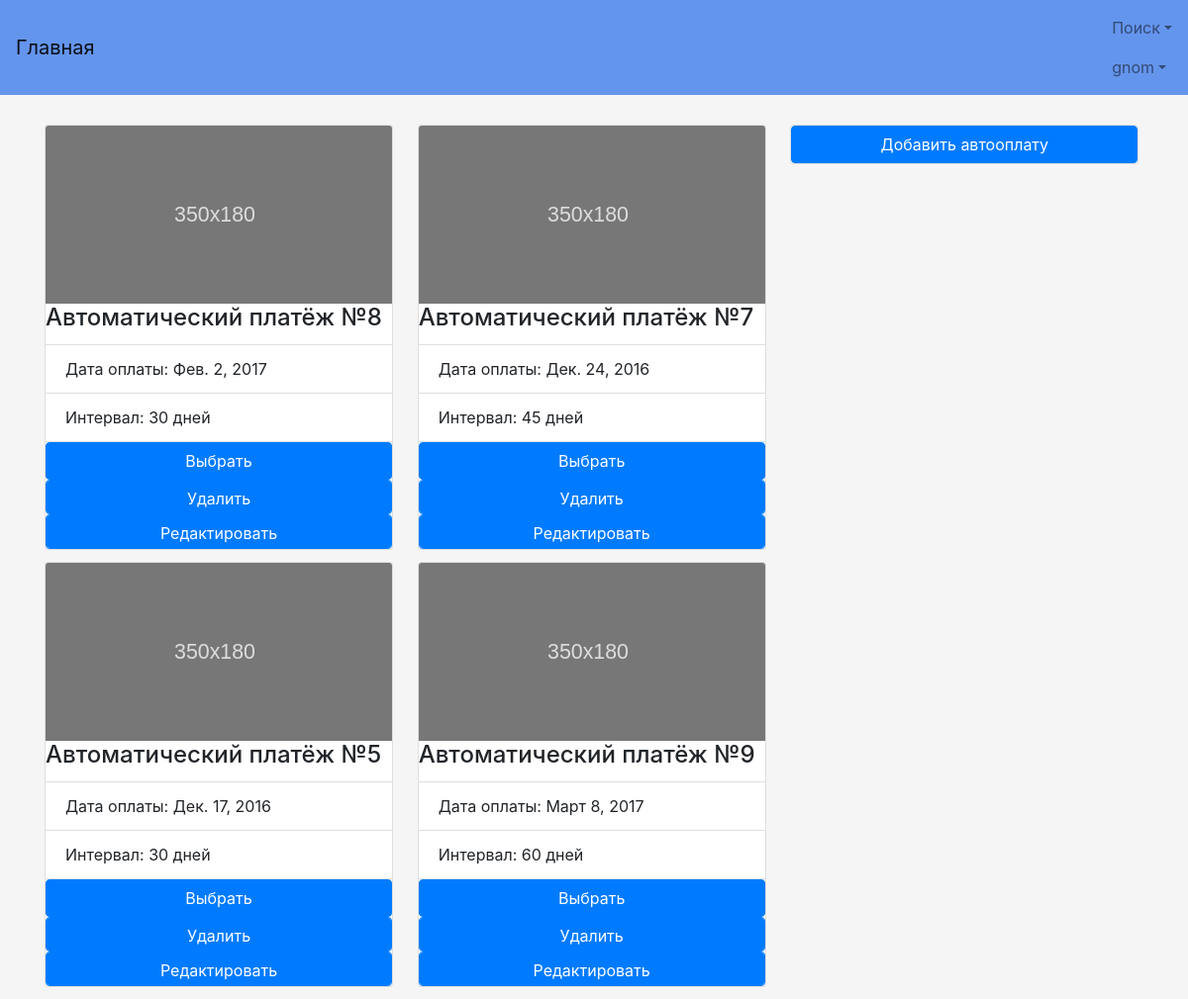
/profile/auto_payment (signed in), run on an earlier commit of the app's database.
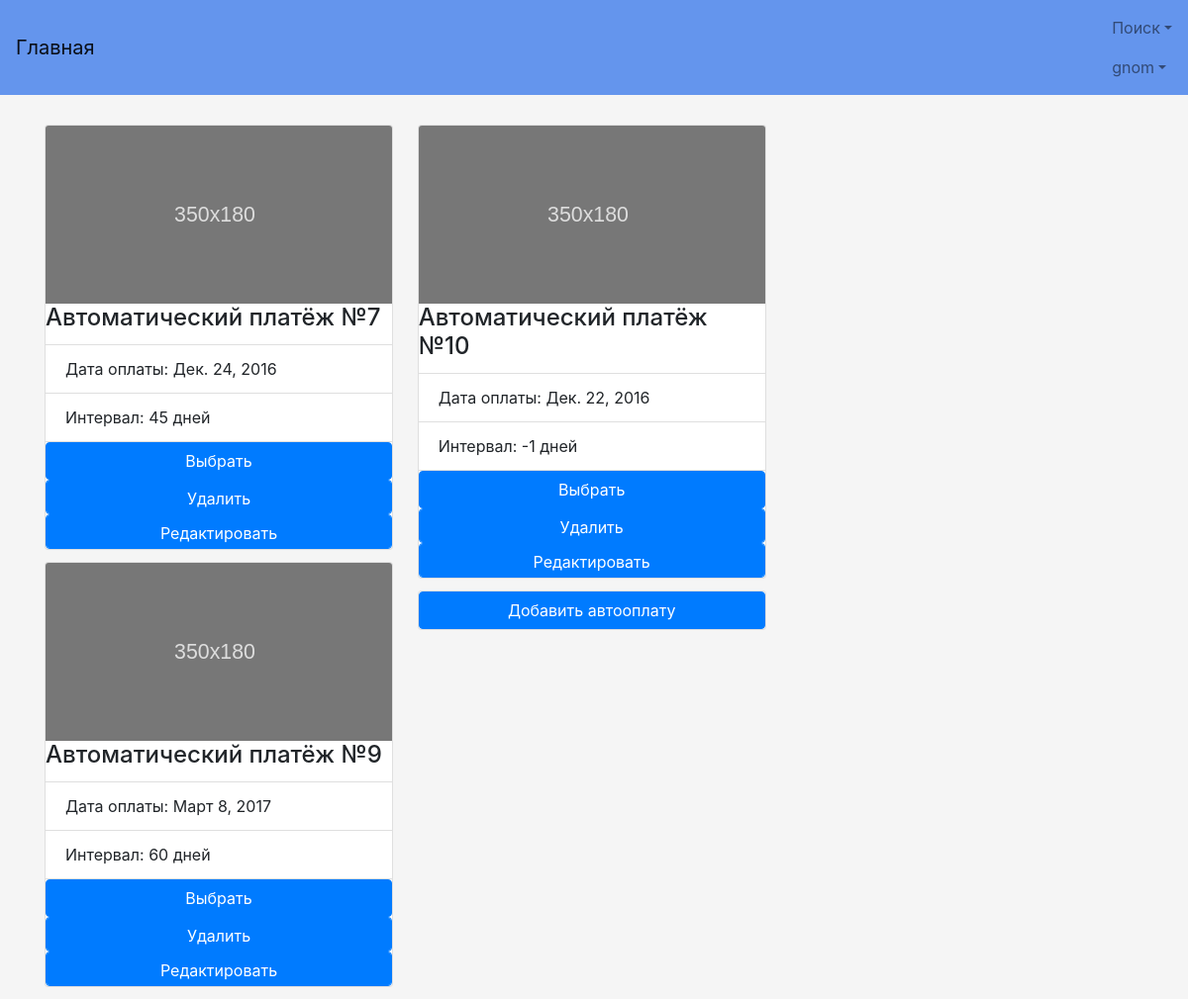
And on a later commit of the database.
### TOFI/models.py (models this page shows)
class AutoPayment(models.Model):
    quick_payment = models.ForeignKey(QuickPayment)
    next_payment_date = models.DateField(default=None)
    payment_interval = models.IntegerField(default=30)

### user_profile/views.py (the view)
# urls.py: url(r'auto_payment', views.auto_payment, name='AutoPayment'),
def auto_payment(request):
    if request.user.is_anonymous or not request.user.is_active:
        return HttpResponseRedirect("/login")
    auto_payments = list()
    try:
        pay_id = models.QuickPayment.objects.filter(username_id=request.user.id)
        for i in pay_id:
            try:
                auto_payments.append(models.AutoPayment.objects.get(quick_payment=i))
            except:
                continue
    except:
        pass
    return render(request, 'Profile/AutoPayment/AutoPayment.html', {'auto_payments': auto_payments})

### TOFI/templates/Profile/AutoPayment/AutoPayment.html (shortened to what this page needs)
{% extends "base.html" %}
{% block content %}
    {% load filter_extra %}
    {% if auto_payments %}
        <div class="card-columns">
            <div>
                {% for ap in auto_payments %}
                    <div class="card " style="max-width: 22rem;">
                        <img class="card-img-top" src="/static/img/placeholder.svg" alt="Card image cap">
                        <div class="card-block">
                            <h4 class="card-title">Автоматический платёж №{{ ap.id }}</h4>
                        </div>
                        <ul class="list-group list-group-flush">
                            <li class="list-group-item">Дата оплаты: {{ ap.next_payment_date }}</li>
                            <li class="list-group-item">Интервал: {{ ap.payment_interval }} дней</li>
                        </ul>
                        <div class="card-block">
                            <a href="about_auto_payment/{{ ap.id }}" class="btn btn-primary btn-block">Выбрать</a>
                        </div>
                        <div class="card-block">
                            <form action="/delete_auto_payment/{{ ap.id }}">
                                <input type="submit" class="btn btn-primary btn-block" value="Удалить">
                            </form>
                        </div>
                        <div class="card-block">
                            <form action="/edit_auto_payment/{{ ap.id }}">
                                <input type="submit" class="btn btn-primary btn-block" value="Редактировать">
                            </form>
                        </div>
                    </div>
                {% endfor %}
                <div class="card " style="max-width: 22rem;">
                    <div class="card-block">
                        <a href="{% url 'AddAutoPayment' %}" class="btn btn-primary btn-block">Добавить автооплату</a>
                    </div>
                </div>
            </div>
        </div>
    {% else %}
        <div class="center">Автоплатежей нет</div>
    {% endif %}
{% endblock %}

What changed in the data, as far as the page shows it:
removed AutoPayment: id "8", next_payment_date "Фев. 2, 2017", payment_interval "30"
removed AutoPayment: id "5", next_payment_date "Дек. 17, 2016", payment_interval "30"
added AutoPayment: id "10", next_payment_date "Дек. 22, 2016", payment_interval "-1"
